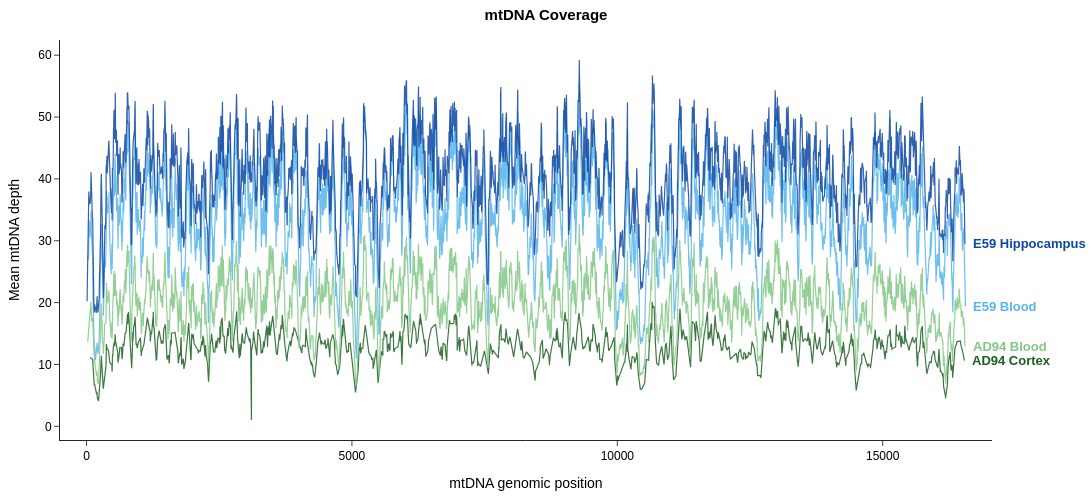

Notebook code for this chart:
### Code cell
import numpy as np
import pandas as pd
import plotly.graph_objects as go
from scipy import sparse


samples = {
    "E59 Blood": Surg_Bl,
    "E59 Hippocampus": Surg_Hip,
    "AD94 Cortex": Pm_Ctx,
    "AD94 Blood": Pm_Bl,
}


fig = go.Figure()

colours = [ "#56B4E9", "#0D47A1", "#1B5E20", "#81C784"]


for (name, obj), colour in zip(samples.items(), colours):
    key = "coverage_per_cell" if "coverage_per_cell" in obj.obsm else "variant_coverage"
    coverage = obj.obsm[key]


    # Mean depth across cells for each variant.
    if sparse.issparse(coverage):
        mean_depth = np.asarray(coverage.mean(axis=0)).ravel()
    else:
        mean_depth = np.nanmean(np.asarray(coverage), axis=0)


    variant_names = pd.Series(
        np.asarray(obj.uns["variant_names"]).ravel()
    ).astype(str)


    positions = pd.to_numeric(
        variant_names.str.extract(r"(\d+)", expand=False),
        errors="coerce"
    )


    if len(positions) != len(mean_depth):
        raise ValueError(f"{name}: variant names and coverage columns do not match.")


    depth = pd.DataFrame({
        "position": positions.to_numpy(),
        "mean_depth": mean_depth,
    }).dropna()


    # Collapse multiple alternate alleles at the same position.
    depth = depth.groupby("position")["mean_depth"].mean().sort_index()


    fig.add_trace(go.Scatter(
        x=depth.index,
        y=depth.values,
        mode="lines",
        name=name,
        line=dict(color=colour, width=1.2),
        opacity=0.85,
    ))


    if not depth.empty:
        fig.add_annotation(
            x=depth.index[-1],
            y=depth.iloc[-1],
            text=f"<b>{name}</b>",
            showarrow=False,
            xshift=6,
            xanchor="left",
            yanchor="middle",
            font=dict(family="Arial", size=13, color=colour),
        )


fig.update_layout(
    template="simple_white",
    xaxis_title="mtDNA genomic position",
    yaxis_title="Mean mtDNA depth",
    title=dict(
        text="<b>mtDNA Coverage</b>",
        x=0.5,
        font=dict(family="Arial", size=15, color="black"),
    ),
    showlegend=False,
    width=1350,
    height=500,
    font=dict(family="Arial", size=12, color="black"),
    margin=dict(l=60, r=100, t=40, b=45),

)

xmax = max(np.max(trace.x) for trace in fig.data if len(trace.x) > 0)

fig.update_xaxes(
    range=[-500, xmax + 500],
    autorange=False,
)

fig.update_xaxes(
    tickmode="array",
    tickvals=[0, 5000, 10000, 15000],
    ticktext=["0", "5000", "10000", "15000"],
)

fig.show(renderer="png")

fig.show()

### Figure 1 — Plotly figure (JSON) as saved in the notebook; plotly's stock layout.template omitted (floating-point values rounded to 4 significant figures; data arrays with more than 128 entries replaced by an {"elided": "..."} marker saying what was removed)
{"data": [{"line": {"color": "#56B4E9", "width": 1.2}, "mode": "lines", "name": "E59 Blood", "opacity": 0.85, "type": "scatter", "x": {"elided": "6736 int values"}, "y": {"elided": "6736 float values"}}, {"line": {"color": "#0D47A1", "width": 1.2}, "mode": "lines", "name": "E59 Hippocampus", "opacity": 0.85, "type": "scatter", "x": {"elided": "3724 int values"}, "y": {"elided": "3724 float values"}}, {"line": {"color": "#1B5E20", "width": 1.2}, "mode": "lines", "name": "AD94 Cortex", "opacity": 0.85, "type": "scatter", "x": {"elided": "1076 int values"}, "y": {"elided": "1076 float values"}}, {"line": {"color": "#81C784", "width": 1.2}, "mode": "lines", "name": "AD94 Blood", "opacity": 0.85, "type": "scatter", "x": {"elided": "4494 int values"}, "y": {"elided": "4494 float values"}}], "layout": {"annotations": [{"font": {"color": "#56B4E9", "family": "Arial", "size": 13}, "showarrow": false, "text": "<b>E59 Blood</b>", "x": 16559, "xanchor": "left", "xshift": 6, "y": 19.41, "yanchor": "middle"}, {"font": {"color": "#0D47A1", "family": "Arial", "size": 13}, "showarrow": false, "text": "<b>E59 Hippocampus</b>", "x": 16550, "xanchor": "left", "xshift": 6, "y": 29.53, "yanchor": "middle"}, {"font": {"color": "#1B5E20", "family": "Arial", "size": 13}, "showarrow": false, "text": "<b>AD94 Cortex</b>", "x": 16540, "xanchor": "left", "xshift": 6, "y": 10.61, "yanchor": "middle"}, {"font": {"color": "#81C784", "family": "Arial", "size": 13}, "showarrow": false, "text": "<b>AD94 Blood</b>", "x": 16550, "xanchor": "left", "xshift": 6, "y": 12.95, "yanchor": "middle"}], "font": {"color": "black", "family": "Arial", "size": 12}, "height": 500, "margin": {"b": 45, "l": 60, "r": 100, "t": 40}, "showlegend": false, "title": {"font": {"color": "black", "family": "Arial", "size": 15}, "text": "<b>mtDNA Coverage</b>", "x": 0.5}, "width": 1350, "xaxis": {"autorange": false, "range": [-500, 17059], "tickmode": "array", "ticktext": ["0", "5000", "10000", "15000"], "tickvals": [0, 5000, 10000, 15000], "title": {"text": "mtDNA genomic position"}}, "yaxis": {"title": {"text": "Mean mtDNA depth"}}}}
